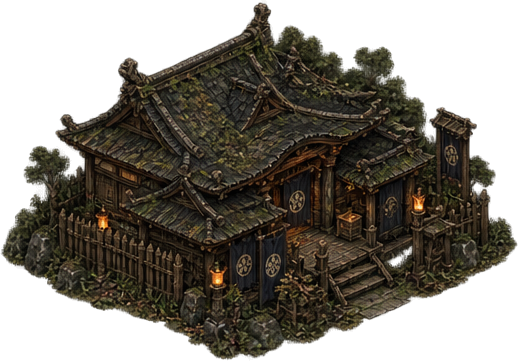
#> input picture assets/environment/buildings/ninja_village/dojo.png, 518 x 361 px, given in place of frontierbuildings2.png, which was not available
$ python add_frontier_sheet2_art.py ../assets/environment/buildings/ninja_village/dojo.png
#> lines starting #> are read from the running program, lines starting #| are printed output that depends on the picture; after the words box and inside, x2 and y2 are one past the last pixel; in counts of white or black regions, pixels touching at a corner belong together
"""Cut the second frontier building sheet and the gates/walls sheet (2026-11-06) into game/art/buildings.

    python tools/add_frontier_sheet2_art.py [--preview out.png]

Sources (both already transparent): assets/environment/frontierbuildings2.png (3 x 2: stable, coach house,
watchtower; palisade, gatehouse, mine) and assets/environment/gates_walls_frontier.png (gate views in the top two
rows, palisade wall views in the bottom two; 4 x 2 each).
Pieces are found as connected alpha blobs (stray specks dropped), cropped, scaled and saved like
tools/add_frontier_building_art.py does, and their anchors appended to game/art/cutouts.json (names already there are skipped).
Pieces called inaccurate or crooked are listed in DROP and not cut.
The angled views did not share one angle, so (2026-11-06, option B) the diagonal pieces are made from one master
each and its mirror, at the game's ground-grid angle on screen (GRID_DEG, 24.1 deg: ELEVATION atan(0.5), camera yaw 45).
A wall along world x falls to the right on screen, one along world z rises to the right. Straight-on views (v1, v5)
stand for walls along the world diagonal. A vertical shear sets a piece's ground slope and keeps its stakes upright.
Needs Pillow and numpy only.
"""
import json, os, sys
import numpy as np
from PIL import Image

ROOT = os.path.dirname(os.path.dirname(os.path.abspath(__file__)))
ENV = os.path.join(ROOT, 'assets', 'environment')
OUT = os.path.join(ROOT, 'game', 'art')

# sheet 2: reading order (rows top to bottom, left to right) -> name, width in px
SHEET2 = [('stable', 480), ('coach_house', 500), ('frontier_watchtower', 260),
          ('palisade', 400), ('gatehouse', 440), ('mine', 480)]
# gates/walls: 8 gate views then 8 wall views, reading order; all scaled by one factor so they stay in proportion
GATE_SCALE = 1.2
GATES = [f'gate_v{i}' for i in range(1, 9)]
WALLS = [f'palisade_wall_v{i}' for i in range(1, 9)]
DROP = {'gate_v3': 'skewed, perspective collapsed', 'gate_v7': 'skewed, narrow and leaning',
        'palisade_wall_v7': 'bent, curves out of line'}


GRID_DEG = 24.1
# angled views replaced by the mirrored masters below (cut but not saved)
REPLACED = ['gate_v2', 'gate_v4', 'gate_v6', 'gate_v8', 'palisade_wall_v2', 'palisade_wall_v3', 'palisade_wall_v4',
            'palisade_wall_v6', 'palisade_wall_v8']
# name -> (master piece, its measured ground slope in degrees, + = falls to the right, mirror?)
DERIVED = {'palisade_wall_z': ('palisade_wall_v4', -25.1, False), 'palisade_wall_x': ('palisade_wall_v4', -25.1, True),
           'gate_x': ('gate_v2', 12.1, False), 'gate_z': ('gate_v2', 12.1, True)}


def shear_to(im, from_deg, to_deg):
    """Vertical shear: moves each column up or down so the ground line goes from from_deg to to_deg."""
    import math
    k = math.tan(math.radians(to_deg)) - math.tan(math.radians(from_deg))
    w, h = im.size
    off = 0 if k > 0 else -k * w
    out = im.transform((w, h + int(abs(k) * w) + 2), Image.AFFINE, (1, 0, 0, -k, 1, -off), resample=Image.BICUBIC)
    return out.crop(out.getchannel('A').point(lambda v: 255 if v > 30 else 0).getbbox())


def blobs(alpha, min_area=4000):
    """Connected blobs of a boolean mask (4x downscale, merging gaps), as (bbox, full-res mask)."""
    f = 4
    h, w = alpha.shape
    small = alpha[:h // f * f, :w // f * f].reshape(h // f, f, w // f, f).any(axis=(1, 3))
    # close small gaps (1 cell) so thin roof beams stay attached
    k = 1
    pad = np.pad(small, k)
    grown = np.zeros_like(pad)
    for dy in range(-k, k + 1):
        for dx in range(-k, k + 1):
            grown |= np.roll(np.roll(pad, dy, 0), dx, 1)
    grown = grown[k:-k, k:-k]
    lab = np.zeros(grown.shape, int)
    n = 0
    for y, x in zip(*np.nonzero(grown)):
        if lab[y, x]: continue
        n += 1
        stack = [(y, x)]; lab[y, x] = n
        while stack:
            cy, cx = stack.pop()
            for ny, nx in ((cy + 1, cx), (cy - 1, cx), (cy, cx + 1), (cy, cx - 1)):
                if 0 <= ny < lab.shape[0] and 0 <= nx < lab.shape[1] and grown[ny, nx] and not lab[ny, nx]:
                    lab[ny, nx] = n; stack.append((ny, nx))
    out = []
    for i in range(1, n + 1):
        ys, xs = np.nonzero(lab == i)
        if len(ys) * f * f < min_area: continue
        out.append(((xs.min() * f, ys.min() * f, (xs.max() + 1) * f, (ys.max() + 1) * f), lab == i))
    return out, f


def pieces(path, count, grid=None):
    """Find the pieces of a sheet. With grid=(xsplits, ysplits) each cell holds one piece (the largest blob in it),
    for sheets whose neighbours touch."""
    im = Image.open(path).convert('RGBA')
    a = np.asarray(im)[..., 3] > 128
    if grid is None:
        found, f = blobs(a)
    else:
        xs, ys = [0] + grid[0] + [im.width], [0] + grid[1] + [im.height]
        found, f = [], 4
        for y0, y1 in zip(ys, ys[1:]):
            for x0, x1 in zip(xs, xs[1:]):
                cell = np.zeros_like(a); cell[y0:y1, x0:x1] = a[y0:y1, x0:x1]
                b, _ = blobs(cell)
                if b: found.append(max(b, key=lambda t: t[1].sum()))
    assert len(found) == count, f'{os.path.basename(path)}: found {len(found)} pieces, expected {count}'
    return im, a, found, f


def reading_order(found, rows):
    ys = sorted(b[0][1] + b[0][3] for b in found)
    per = len(found) // rows
    bands = [sorted(found[i * per:(i + 1) * per], key=lambda b: b[0][0]) for i in range(rows)]
    return [b for band in bands for b in band]


def cut(im, bbox, mask, f, width=None, factor=None):
    x0, y0, x1, y1 = bbox
    m = np.kron(mask, np.ones((f, f), bool))[:im.height, :im.width]
    # keep only pixels within this blob (a little margin), so neighbours' fragments are dropped
    from PIL import ImageFilter
    mimg = Image.fromarray((m * 255).astype('uint8')).filter(ImageFilter.MaxFilter(9))
    piece = im.copy()
    alpha = np.minimum(np.asarray(piece.getchannel('A')), np.asarray(mimg))
    piece.putalpha(Image.fromarray(alpha))
    piece = piece.crop(bbox)
    piece = piece.crop(piece.getchannel('A').point(lambda v: 255 if v > 30 else 0).getbbox())
    w = width or round(piece.width * factor)
    return piece.resize((w, round(piece.height * w / piece.width)), Image.LANCZOS)


def anchor(im):
    a = np.asarray(im)[..., 3] > 128
    ys, xs = np.nonzero(a)
    bottom = ys.max()
    return {'w': im.width, 'h': im.height, 'left': int(xs.min()), 'right': int(xs.max()),
            'bottomX': int(round(xs[ys >= bottom - 2].mean())), 'bottomY': int(bottom), 'glows': []}


def main():
    made = []
    im, a, found, f = pieces(os.path.join(ENV, 'frontierbuildings2.png'), 6)
#> in pieces, im is the input picture: PIL image 518x361 RGBA; mean R, G, B, A 30.5, 26, 18, 149
#> in pieces, `a = np.asarray(im)[..., 3] > 128`:
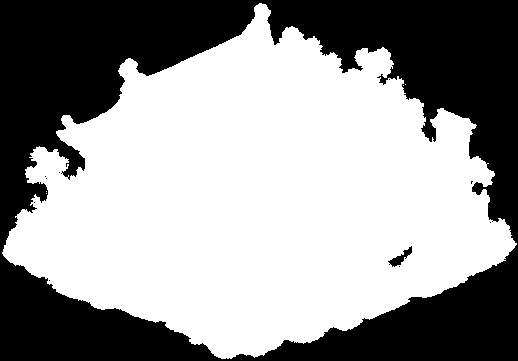
#> a: shape (361, 518) bool; 59.3% white; 11 black regions (9 under 20 px), largest, box (x1, y1, x2, y2) and area: (0, 0, 518, 361) 75854, (388, 246, 412, 267) 170
#> in blobs, `small = alpha[:h // f * f, :w // f * f].reshape(h // f, f, w // f, f)...`:
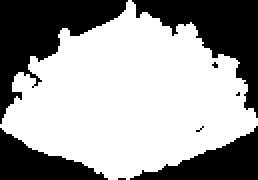
#> small: shape (90, 129) bool (shown 2 times larger); 62% white; 8 black regions (4 under 20 px), largest, box (x1, y1, x2, y2) and area: (0, 0, 64, 62) 1560, (66, 0, 129, 59) 1369, (65, 63, 129, 90) 772, (0, 64, 54, 90) 688
#> in blobs, `pad = np.pad(small, k)`:
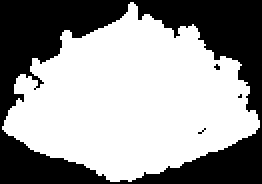
#> pad: shape (92, 131) bool (shown 2 times larger); 59.8% white; 4 black regions (3 under 20 px), largest, box (x1, y1, x2, y2) and area: (0, 0, 131, 92) 4835
#> after the loop in blobs, `for dy in range(-k, k + 1):`:
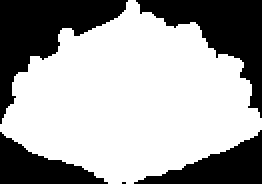
#> grown: shape (92, 131) bool (shown 2 times larger); 64.3% white; 5 black regions (1 under 20 px), largest, box (x1, y1, x2, y2) and area: (0, 0, 64, 62) 1510, (68, 0, 131, 59) 1331, (67, 65, 131, 92) 770, (0, 66, 54, 92) 687
#> in blobs, `grown = grown[k:-k, k:-k]`:
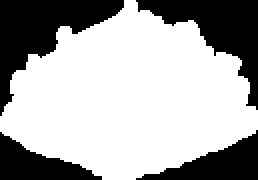
#> grown: shape (90, 129) bool (shown 2 times larger); 66.6% white; 4 black regions, box (x1, y1, x2, y2) and area: (0, 0, 62, 58) 1385, (68, 0, 129, 55) 1210, (68, 65, 129, 90) 680, (0, 66, 51, 90) 608
#> the loop in blobs, `for y, x in zip(*np.nonzero(grown)):` made 7727 passes
#> (y, x) on passes 2 to 4: (0, 63), (0, 64), (0, 65)
#> after the loop in blobs, `for y, x in zip(*np.nonzero(grown)):`: n = 1
#> after the loop in blobs, `for i in range(1, n + 1):`: out = 1 item
#> in pieces, `found, f = blobs(a)`: f = 4
    found = reading_order(found, 2)
    for (bbox, mask), (name, width) in zip(found, SHEET2):
        made.append((name, cut(im, bbox, mask, f, width=width)))
    im, a, found, f = pieces(os.path.join(ENV, 'gates_walls_frontier.png'), 16, ([420, 800, 1110], [266, 520, 752]))
    for (bbox, mask), name in zip(found, GATES + WALLS):
        if name in DROP: print('dropped', name, '-', DROP[name]); continue
        made.append((name, cut(im, bbox, mask, f, factor=GATE_SCALE)))
    pieces_by_name = dict(made)
    from PIL import ImageOps
    for name, (master, slope, mirror) in DERIVED.items():
        sign = -1 if slope < 0 else 1
        p = shear_to(pieces_by_name[master], slope, sign * GRID_DEG)
        made.append((name, ImageOps.mirror(p) if mirror else p))
    made = [(n, p) for n, p in made if n not in REPLACED]
    path = os.path.join(OUT, 'cutouts.json')
    text = open(path).read().rstrip()
    meta = json.loads(text)
    lines = []
    for name, p in made:
        key = f'buildings/{name}'
        p.save(os.path.join(OUT, 'buildings', name + '.png'), optimize=True)
        print(name, p.size)
        if key not in meta:
            lines.append(f' "{key}": {json.dumps(anchor(p), separators=(",", ":"))}')
    if lines:
        open(path, 'w').write(text[:-1].rstrip() + ',\n' + ',\n'.join(lines) + '\n}\n')
    if '--preview' in sys.argv:
        out = sys.argv[sys.argv.index('--preview') + 1]
        cols = 6; cw, ch = 330, 300
        sheet = Image.new('RGBA', (cols * cw, ((len(made) + cols - 1) // cols) * ch), (110, 110, 110, 255))
        from PIL import ImageDraw
        d = ImageDraw.Draw(sheet)
        for i, (name, p) in enumerate(made):
            t = p.copy(); t.thumbnail((cw - 20, ch - 40))
            x, y = (i % cols) * cw + 10, (i // cols) * ch + 24
            sheet.paste(t, (x, y), t); d.text((x, y - 18), name, fill=(255, 255, 255, 255))
        sheet.save(out)


if __name__ == '__main__':
#> (the run stopped early here; a loop or call above may not have finished)

$ run again, on assets/environment/buildings/town/bathhouse.png
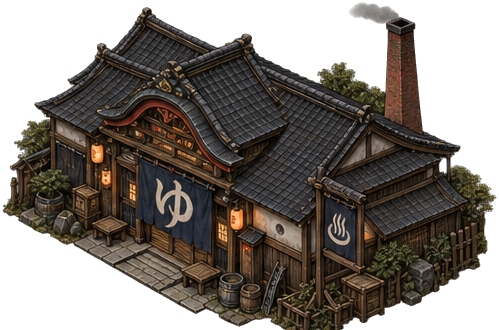
#> input picture assets/environment/buildings/town/bathhouse.png, 499 x 330 px, given in place of frontierbuildings2.png, which was not available
#> in pieces, im is the input picture: PIL image 499x330 RGBA; mean R, G, B, A 61, 51.6, 41.9, 159.9
#> in pieces, `a = np.asarray(im)[..., 3] > 128`:
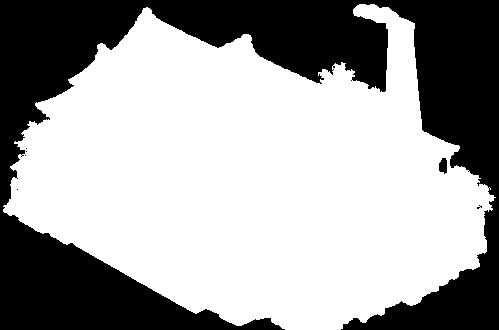
#> a: shape (330, 499) bool; 63.4% white; 7 black regions (5 under 20 px), largest, box (x1, y1, x2, y2) and area: (0, 0, 499, 330) 60127, (439, 158, 447, 174) 102
#> small: shape (82, 124) bool; 66.2% white; 6 black regions (3 under 20 px), largest, box (x1, y1, x2, y2) and area: (0, 0, 124, 51) 2277, (0, 53, 58, 82) 819, (86, 53, 124, 82) 327
#> pad: shape (84, 126) bool; 63.6% white; 2 black regions (1 under 20 px), largest, box (x1, y1, x2, y2) and area: (0, 0, 126, 84) 3850
#> in blobs, `grown = grown[k:-k, k:-k]`:
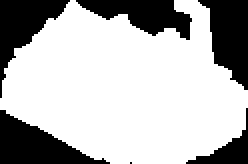
#> grown: shape (82, 124) bool (shown 2 times larger); 71% white; 6 black regions (1 under 20 px), largest, box (x1, y1, x2, y2) and area: (0, 55, 55, 82) 730, (99, 0, 124, 45) 699, (0, 0, 35, 49) 650, (38, 0, 96, 20) 611, (93, 54, 124, 82) 255
#> the loop in blobs, `for y, x in zip(*np.nonzero(grown)):` made 7222 passes
#> (y, x) on passes 2 to 4: (0, 36), (0, 37), (0, 87)
#> after the loop in blobs, `for y, x in zip(*np.nonzero(grown)):`: n = 1
#> after the loop in blobs, `for i in range(1, n + 1):`: out = 1 item
#> f = 4

$ run again, on assets/environment/buildings/waterfront/boatbuilder.png
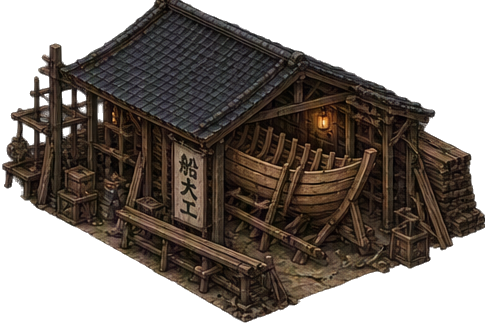
#> input picture assets/environment/buildings/waterfront/boatbuilder.png, 485 x 325 px, given in place of frontierbuildings2.png, which was not available
#> in pieces, im is the input picture: PIL image 485x325 RGBA; mean R, G, B, A 54.9, 43.4, 34.3, 152.1
#> in pieces, `a = np.asarray(im)[..., 3] > 128`:
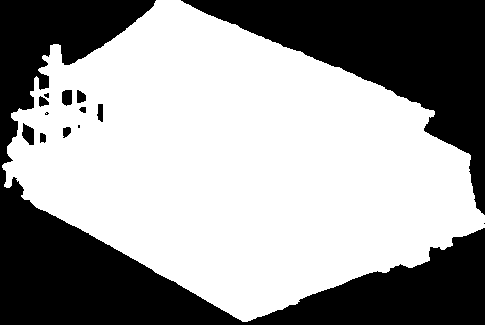
#> a: shape (325, 485) bool; 60.4% white; 14 black regions (4 under 20 px), largest, box (x1, y1, x2, y2) and area: (0, 0, 485, 325) 39106, (181, 0, 485, 215) 22499, (22, 123, 34, 145) 184
#> small: shape (81, 121) bool; 62.8% white; 10 black regions (6 under 20 px), largest, box (x1, y1, x2, y2) and area: (47, 0, 121, 52) 1343, (0, 43, 60, 81) 1054, (63, 58, 121, 81) 664, (0, 0, 38, 41) 571
#> pad: shape (83, 123) bool; 60.3% white; 7 black regions (6 under 20 px), largest, box (x1, y1, x2, y2) and area: (0, 0, 123, 83) 4040
#> in blobs, `grown = grown[k:-k, k:-k]`:
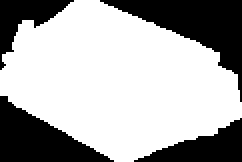
#> grown: shape (81, 121) bool (shown 2 times larger); 67.2% white; 4 black regions, box (x1, y1, x2, y2) and area: (50, 0, 121, 51) 1214, (0, 48, 57, 81) 954, (67, 59, 121, 81) 581, (0, 0, 37, 35) 468
#> the loop in blobs, `for y, x in zip(*np.nonzero(grown)):` made 6584 passes
#> (y, x) on passes 2 to 4: (0, 38), (0, 39), (0, 40)
#> after the loop in blobs, `for y, x in zip(*np.nonzero(grown)):`: n = 1
#> after the loop in blobs, `for i in range(1, n + 1):`: out = 1 item
#> f = 4
